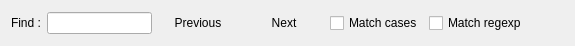
<?xml version="1.0" encoding="UTF-8"?>
<ui version="4.0">
 <class>FindToolBar</class>
 <widget class="QWidget" name="FindToolBar">
  <property name="geometry">
   <rect>
    <x>0</x>
    <y>0</y>
    <width>575</width>
    <height>46</height>
   </rect>
  </property>
  <property name="sizePolicy">
   <sizepolicy hsizetype="Preferred" vsizetype="Fixed">
    <horstretch>0</horstretch>
    <verstretch>0</verstretch>
   </sizepolicy>
  </property>
  <property name="windowTitle">
   <string>Form</string>
  </property>
  <layout class="QGridLayout" name="gridLayout_2">
   <item row="0" column="0">
    <layout class="QGridLayout" name="gridLayout">
     <item row="0" column="0">
      <widget class="QLabel" name="label">
       <property name="text">
        <string>Find :</string>
       </property>
      </widget>
     </item>
     <item row="0" column="1">
      <widget class="QLineEdit" name="lineEdit">
       <property name="sizePolicy">
        <sizepolicy hsizetype="Preferred" vsizetype="Fixed">
         <horstretch>0</horstretch>
         <verstretch>0</verstretch>
        </sizepolicy>
       </property>
      </widget>
     </item>
     <item row="0" column="2">
      <widget class="QPushButton" name="pushButtonFindPrevious">
       <property name="text">
        <string>Previous</string>
       </property>
       <property name="icon">
        <iconset>
         <normaloff>Resources/ArrowLeft.ico</normaloff>Resources/ArrowLeft.ico</iconset>
       </property>
       <property name="flat">
        <bool>true</bool>
       </property>
      </widget>
     </item>
     <item row="0" column="3">
      <widget class="QPushButton" name="pushButtonFindNext">
       <property name="text">
        <string>Next</string>
       </property>
       <property name="icon">
        <iconset>
         <normaloff>Resources/ArrowRight.ico</normaloff>Resources/ArrowRight.ico</iconset>
       </property>
       <property name="flat">
        <bool>true</bool>
       </property>
      </widget>
     </item>
     <item row="0" column="4">
      <widget class="QCheckBox" name="checkBoxMatchCase">
       <property name="text">
        <string>Match cases</string>
       </property>
      </widget>
     </item>
     <item row="0" column="5">
      <widget class="QCheckBox" name="checkBoxmatchRegexp">
       <property name="text">
        <string>Match regexp</string>
       </property>
      </widget>
     </item>
     <item row="0" column="6">
      <spacer name="horizontalSpacer">
       <property name="orientation">
        <enum>Qt::Horizontal</enum>
       </property>
       <property name="sizeHint" stdset="0">
        <size>
         <width>40</width>
         <height>20</height>
        </size>
       </property>
      </spacer>
     </item>
    </layout>
   </item>
  </layout>
 </widget>
 <resources/>
 <connections/>
</ui>
